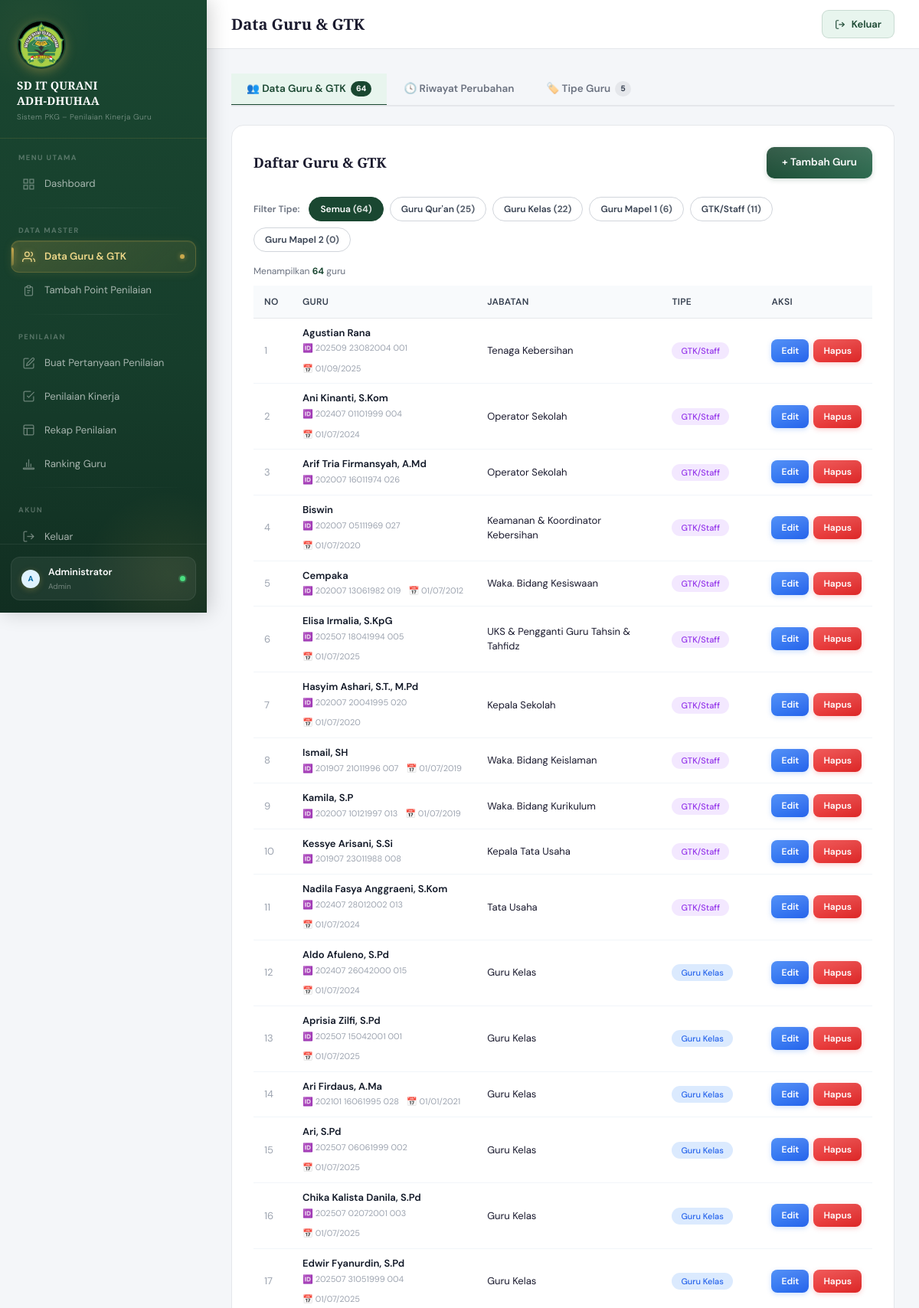
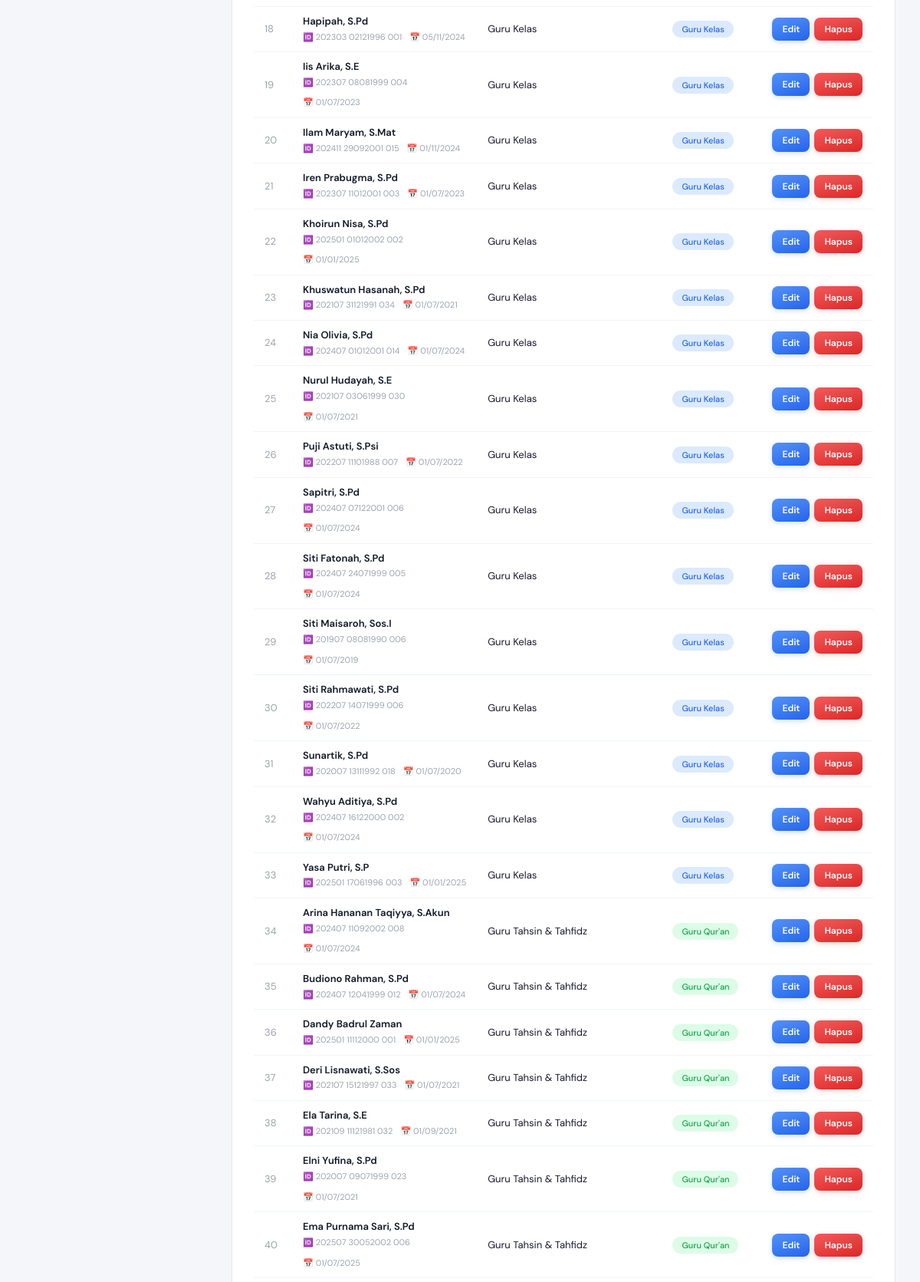
The app's page /guru.php (signed in, upper part) with its own data (2 pictures, top to bottom).
### tables this page shows
CREATE TABLE `guru` (
  `id_guru` int NOT NULL,
  `nama` varchar(100) NOT NULL,
  `nrg` varchar(50) DEFAULT NULL,
  `tmt_guru` date DEFAULT NULL,
  `jabatan` varchar(100) DEFAULT NULL,
  `status_kepegawaian` varchar(100) DEFAULT NULL,
  `tipe` varchar(20) NOT NULL DEFAULT 'guru_kelas' COMMENT 'FK ke tipe_guru.kode',
  `created_at` timestamp NULL DEFAULT CURRENT_TIMESTAMP,
  `updated_at` timestamp NULL DEFAULT CURRENT_TIMESTAMP ON UPDATE CURRENT_TIMESTAMP
);

### includes/config.php (called while the page is built, shortened)
<?php
function sanitize($data) {
    return htmlspecialchars(strip_tags(trim($data)));
}
function getTipeGuru(PDO $pdo): array
{
    if (!isset($GLOBALS['_cache_tipe_guru'])) {
        try {
            $rows = $pdo->query("SELECT kode, label FROM tipe_guru ORDER BY urutan")->fetchAll();
            $result = [];
            foreach ($rows as $row) {
                $result[$row['kode']] = $row['label'];
            }
        } catch (Exception $e) {
            $GLOBALS['_cache_tipe_guru'] = [
                'guru_quran' => "Guru Qur'an",
                'guru_kelas' => 'Guru Kelas',
                'mapel'      => 'Guru Mapel',
                'gtk'        => 'GTK/Staff',
            ];
        }
    }
    return $GLOBALS['_cache_tipe_guru'];
}

### guru.php (the view, shortened to what this page needs)
<?php
require_once 'includes/config.php';
$filterTipeGuru = sanitize($_GET['filter_tipe_guru'] ?? '');
if ($filterTipeGuru) {
    $stmtGuru = $pdo->prepare("SELECT * FROM guru WHERE tipe = ? ORDER BY nama");
    $stmtGuru->execute([$filterTipeGuru]);
    $guruList = $stmtGuru->fetchAll();
} else {
    $guruList = $pdo->query("SELECT * FROM guru ORDER BY tipe, nama")->fetchAll();
}
$tipeList = getTipeGuru($pdo);
$tipeBadgeClass = [
    'guru_quran' => 'badge-quran',
    'guru_kelas' => 'badge-kelas',
    'mapel'      => 'badge-mapel',
    'gtk'        => 'badge-gtk',
];
$tipeLabel = [];
foreach ($tipeList as $kode => $label) {
    $tipeLabel[$kode] = [
        'label' => $label,
        'class' => $tipeBadgeClass[$kode] ?? 'badge-gtk',
    ];
}
$tipeFullList = $pdo->query("
    SELECT t.*,
           (SELECT COUNT(*) FROM guru g WHERE g.tipe = t.kode) AS jumlah_guru,
           (SELECT COUNT(*) FROM komponen k WHERE k.type_guru = t.kode) AS jumlah_komponen
    FROM tipe_guru t ORDER BY t.urutan, t.id_tipe_guru
")->fetchAll();
require_once 'includes/header.php';
?>
<?php $allGuruCountGlobal = $pdo->query("SELECT COUNT(*) FROM guru")->fetchColumn(); ?>
<div class="guru-tabs" role="tablist">
    <button id="tab-data" onclick="switchTab('data')" class="guru-tab active">
        👥 Data Guru & GTK
        <span class="guru-tab-badge"><?= $allGuruCountGlobal ?></span>
    </button>
    <button id="tab-history" onclick="switchTab('history')" class="guru-tab">
        🕓 Riwayat Perubahan
    </button>
    <button id="tab-tipe" onclick="switchTab('tipe')" class="guru-tab">
        🏷️ Tipe Guru
        <span class="guru-tab-badge"><?= count($tipeFullList) ?></span>
    </button>
</div>
<div id="panel-data">
    <div class="data-table-card">
        <div class="card-header-custom" style="flex-wrap:wrap;gap:10px;">
            <div class="card-title-custom">Daftar Guru & GTK</div>
            <button class="btn-primary-custom" onclick="openModal()">+ Tambah Guru</button>
        </div>
        <?php
        $jumlahPerTipe = [];
        foreach ($tipeList as $kode => $label) {
            $stmt = $pdo->prepare("SELECT COUNT(*) FROM guru WHERE tipe = ?");
            $stmt->execute([$kode]);
            $jumlahPerTipe[$kode] = (int)$stmt->fetchColumn();
        }
        ?>
        <div class="filter-chips">
            <span class="filter-chips-label">Filter Tipe:</span>
            <button type="button"
                class="chip <?= $filterTipeGuru === '' ? 'active' : '' ?>"
                onclick="filterByTipe(this, '')">
                Semua <span class="chip-count">(<?= $allGuruCountGlobal ?>)</span>
            </button>
            <?php foreach ($tipeList as $kode => $label):
                $isActive = $filterTipeGuru === $kode;
                $jml = $jumlahPerTipe[$kode] ?? 0;
            ?>
                <button type="button"
                    class="chip <?= $isActive ? 'active' : '' ?>"
                    onclick="filterByTipe(this, '<?= htmlspecialchars($kode) ?>')">
                    <?= htmlspecialchars($label) ?> <span class="chip-count">(<?= $jml ?>)</span>
                </button>
            <?php endforeach; ?>
        </div>
        <div class="result-info">
            Menampilkan <strong id="guruVisibleCount" style="color:var(--hijau);"><?= count($guruList) ?></strong> guru
        </div>
        <div style="overflow-x:auto;">
            <table class="guru-table" id="guruTable">
                <thead>
                    <tr>
                        <th style="width:50px;">No</th>
                        <th>Guru</th>
                        <th>Jabatan</th>
                        <th style="width:130px;">Tipe</th>
                        <th style="width:120px;">Aksi</th>
                    </tr>
                </thead>
                <tbody>
                    <?php foreach ($guruList as $i => $g):
                        $t = $tipeLabel[$g['tipe']] ?? ['label' => $g['tipe'], 'class' => ''];
                    ?>
                        <tr data-tipe="<?= htmlspecialchars($g['tipe']) ?>">
                            <td style="color:#9ca3af;"><?= $i + 1 ?></td>
                            <td>
                                <div class="guru-name"><?= htmlspecialchars($g['nama']) ?></div>
                                <div class="guru-meta">
                                    <?php if (!empty($g['nrg'])): ?>
                                        <span title="NRG">🆔 <?= htmlspecialchars($g['nrg']) ?></span>
                                    <?php endif; ?>
                                    <?php if (!empty($g['tmt_guru'])): ?>
                                        <span title="TMT Guru">📅 <?= date('d/m/Y', strtotime($g['tmt_guru'])) ?></span>
                                    <?php endif; ?>
                                </div>
                            </td>
                            <td><?= htmlspecialchars($g['jabatan'] ?? '-') ?></td>
                            <td><span class="badge-tipe <?= htmlspecialchars($t['class']) ?>"><?= htmlspecialchars($t['label']) ?></span></td>
                            <td>
                                <div class="row-actions">
                                    <button class="btn-primary-custom btn-sm-custom btn-edit" onclick='openEdit(<?= json_encode($g) ?>)'>Edit</button>
                                    <button class="btn-primary-custom btn-sm-custom btn-delete" onclick="confirmDelete(<?= $g['id_guru'] ?>,'guru.php')">Hapus</button>
                                </div>
                            </td>
                        </tr>
                    <?php endforeach; ?>
                </tbody>
            </table>
        </div>
    </div>
</div>
<?php require_once 'includes/footer.php'; ?>

### includes/header.php (style rules this page uses)
:root { --hijau: #1a4731; --hijau-muda: #2d6a4f; --hijau-pale: #e8f5ee; --emas: #c9a84c; --emas-muda: #f0d98a; --krem: #faf7f2; --sidebar-w: 270px; --teks: #1a1a2e; --abu: #6b7280; --border: #e5e7eb; }
* { margin: 0; padding: 0; box-sizing: border-box; }
body { font-family: 'DM Sans', sans-serif; background: #f4f6f9; color: var(--teks); }
.data-table-card { background: #fff; border-radius: 16px; padding: 28px; border: 1px solid var(--border); }
.card-header-custom { display: flex; align-items: center; justify-content: space-between; margin-bottom: 24px; }
.card-title-custom { font-family: 'Playfair Display', serif; font-size: 18px; font-weight: 600; color: var(--teks); }
.btn-primary-custom { display: inline-flex; align-items: center; gap: 8px; padding: 10px 20px; background: linear-gradient(135deg, var(--hijau), var(--hijau-muda)); color: #fff; border: none; border-radius: 10px; font-size: 13.5px; font-weight: 500; cursor: pointer; text-decoration: none; transition: all 0.2s; }
.btn-sm-custom { padding: 6px 14px; font-size: 12px; }
.btn-edit { background: linear-gradient(135deg, #3b82f6, #2563eb); }
.btn-delete { background: linear-gradient(135deg, #ef4444, #dc2626); }
.badge-tipe { padding: 4px 12px; border-radius: 20px; font-size: 11px; font-weight: 500; }
.badge-quran { background: #dcfce7; color: #16a34a; }
.badge-kelas { background: #dbeafe; color: #2563eb; }
.badge-gtk { background: #f3e8ff; color: #9333ea; }
.btn-primary-custom { display: inline-flex; align-items: center; gap: 7px; padding: 10px 20px; background: linear-gradient(135deg, var(--hijau) 0%, var(--hijau-muda) 100%); color: #fff !important; border: none; border-radius: 10px; font-size: 13.5px; font-weight: 600; cursor: pointer; text-decoration: none; transition: all .2s cubic-bezier(.4,0,.2,1); box-shadow: 0 2px 6px rgba(26,71,49,.2); position: relative; overflow: hidden; }
.btn-primary-custom::after { content:''; position:absolute; inset:0; background:linear-gradient(180deg,rgba(255,255,255,.12) 0%,transparent 100%); pointer-events:none; }
.btn-sm-custom { padding: 6px 13px !important; font-size: 12px !important; border-radius: 8px !important; gap: 5px !important; }
.btn-edit { background: linear-gradient(135deg, #3b82f6, #2563eb) !important; box-shadow: 0 2px 6px rgba(59,130,246,.25) !important; }
.btn-delete { background: linear-gradient(135deg, #ef4444, #dc2626) !important; box-shadow: 0 2px 6px rgba(239,68,68,.25) !important; }

### records on screen
guru: nama "Agustian Rana", nrg "202509 23082004 001", tmt_guru "01/09/2025", jabatan "Tenaga Kebersihan", tipe "GTK/Staff"
guru: nama "Ani Kinanti, S.Kom", nrg "202407 01101999 004", tmt_guru "01/07/2024", jabatan "Operator Sekolah", tipe "GTK/Staff"
guru: nama "Arif Tria Firmansyah, A.Md", nrg "202007 16011974 026", jabatan "Operator Sekolah", tipe "GTK/Staff"
guru: nama "Biswin", nrg "202007 05111969 027", tmt_guru "01/07/2020", jabatan "Keamanan & Koordinator Kebersihan", tipe "GTK/Staff"
guru: nama "Cempaka", nrg "202007 13061982 019", tmt_guru "01/07/2012", jabatan "Waka. Bidang Kesiswaan", tipe "GTK/Staff"
guru: nama "Elisa Irmalia, S.KpG", nrg "202507 18041994 005", tmt_guru "01/07/2025", jabatan "UKS & Pengganti Guru Tahsin & Tahfidz", tipe "GTK/Staff"
guru: nama "Hasyim Ashari, S.T., M.Pd", nrg "202007 20041995 020", tmt_guru "01/07/2020", jabatan "Kepala Sekolah", tipe "GTK/Staff"
guru: nama "Ismail, SH", nrg "201907 21011996 007", tmt_guru "01/07/2019", jabatan "Waka. Bidang Keislaman", tipe "GTK/Staff"
guru: nama "Kamila, S.P", nrg "202007 10121997 013", tmt_guru "01/07/2019", jabatan "Waka. Bidang Kurikulum", tipe "GTK/Staff"
guru: nama "Kessye Arisani, S.Si", nrg "201907 23011988 008", jabatan "Kepala Tata Usaha", tipe "GTK/Staff"
guru: nama "Nadila Fasya Anggraeni, S.Kom", nrg "202407 28012002 013", tmt_guru "01/07/2024", jabatan "Tata Usaha", tipe "GTK/Staff"
guru: nama "Aldo Afuleno, S.Pd", nrg "202407 26042000 015", tmt_guru "01/07/2024", jabatan "Guru Kelas", tipe "Guru Kelas"
guru: nama "Aprisia Zilfi, S.Pd", nrg "202507 15042001 001", tmt_guru "01/07/2025", jabatan "Guru Kelas", tipe "Guru Kelas"
guru: nama "Ari Firdaus, A.Ma", nrg "202101 16061995 028", tmt_guru "01/01/2021", jabatan "Guru Kelas", tipe "Guru Kelas"
guru: nama "Ari, S.Pd", nrg "202507 06061999 002", tmt_guru "01/07/2025", jabatan "Guru Kelas", tipe "Guru Kelas"
guru: nama "Chika Kalista Danila, S.Pd", nrg "202507 02072001 003", tmt_guru "01/07/2025", jabatan "Guru Kelas", tipe "Guru Kelas"
guru: nama "Edwir Fyanurdin, S.Pd", nrg "202507 31051999 004", tmt_guru "01/07/2025", jabatan "Guru Kelas", tipe "Guru Kelas"
guru: nama "Hapipah, S.Pd", nrg "202303 02121996 001", tmt_guru "05/11/2024", jabatan "Guru Kelas", tipe "Guru Kelas"
guru: nama "Iis Arika, S.E", nrg "202307 08081999 004", tmt_guru "01/07/2023", jabatan "Guru Kelas", tipe "Guru Kelas"
guru: nama "Ilam Maryam, S.Mat", nrg "202411 29092001 015", tmt_guru "01/11/2024", jabatan "Guru Kelas", tipe "Guru Kelas"
guru: nama "Iren Prabugma, S.Pd", nrg "202307 11012001 003", tmt_guru "01/07/2023", jabatan "Guru Kelas", tipe "Guru Kelas"
guru: nama "Khoirun Nisa, S.Pd", nrg "202501 01012002 002", tmt_guru "01/01/2025", jabatan "Guru Kelas", tipe "Guru Kelas"
guru: nama "Khuswatun Hasanah, S.Pd", nrg "202107 31121991 034", tmt_guru "01/07/2021", jabatan "Guru Kelas", tipe "Guru Kelas"
guru: nama "Nia Olivia, S.Pd", nrg "202407 01012001 014", tmt_guru "01/07/2024", jabatan "Guru Kelas", tipe "Guru Kelas"
guru: nama "Nurul Hudayah, S.E", nrg "202107 03061999 030", tmt_guru "01/07/2021", jabatan "Guru Kelas", tipe "Guru Kelas"
guru: nama "Puji Astuti, S.Psi", nrg "202207 11101988 007", tmt_guru "01/07/2022", jabatan "Guru Kelas", tipe "Guru Kelas"
guru: nama "Sapitri, S.Pd", nrg "202407 07122001 006", tmt_guru "01/07/2024", jabatan "Guru Kelas", tipe "Guru Kelas"
guru: nama "Siti Fatonah, S.Pd", nrg "202407 24071999 005", tmt_guru "01/07/2024", jabatan "Guru Kelas", tipe "Guru Kelas"
guru: nama "Siti Maisaroh, Sos.I", nrg "201907 08081990 006", tmt_guru "01/07/2019", jabatan "Guru Kelas", tipe "Guru Kelas"
guru: nama "Siti Rahmawati, S.Pd", nrg "202207 14071999 006", tmt_guru "01/07/2022", jabatan "Guru Kelas", tipe "Guru Kelas"
guru: nama "Sunartik, S.Pd", nrg "202007 13111992 018", tmt_guru "01/07/2020", jabatan "Guru Kelas", tipe "Guru Kelas"
guru: nama "Wahyu Aditiya, S.Pd", nrg "202407 16122000 002", tmt_guru "01/07/2024", jabatan "Guru Kelas", tipe "Guru Kelas"
guru: nama "Yasa Putri, S.P", nrg "202501 17061996 003", tmt_guru "01/01/2025", jabatan "Guru Kelas", tipe "Guru Kelas"
guru: nama "Arina Hananan Taqiyya, S.Akun", nrg "202407 11092002 008", tmt_guru "01/07/2024", jabatan "Guru Tahsin & Tahfidz", tipe "Guru Qur'an"
guru: nama "Budiono Rahman, S.Pd", nrg "202407 12041999 012", tmt_guru "01/07/2024", jabatan "Guru Tahsin & Tahfidz", tipe "Guru Qur'an"
guru: nama "Dandy Badrul Zaman", nrg "202501 11112000 001", tmt_guru "01/01/2025", jabatan "Guru Tahsin & Tahfidz", tipe "Guru Qur'an"
guru: nama "Deri Lisnawati, S.Sos", nrg "202107 15121997 033", tmt_guru "01/07/2021", jabatan "Guru Tahsin & Tahfidz", tipe "Guru Qur'an"
guru: nama "Ela Tarina, S.E", nrg "202109 11121981 032", tmt_guru "01/09/2021", jabatan "Guru Tahsin & Tahfidz", tipe "Guru Qur'an"
guru: nama "Elni Yufina, S.Pd", nrg "202007 09071999 023", tmt_guru "01/07/2021", jabatan "Guru Tahsin & Tahfidz", tipe "Guru Qur'an"
guru: nama "Ema Purnama Sari, S.Pd", nrg "202507 30052002 006", tmt_guru "01/07/2025", jabatan "Guru Tahsin & Tahfidz", tipe "Guru Qur'an"

### other values on screen
substr($user['nama_lengkap'], 0, 1) "A"
$user['nama_lengkap'] "Administrator"
str_replace('_', ' ', $user['role']) "Admin"
$pageTitle "Data Guru & GTK"
$allGuruCountGlobal "64"
count($tipeFullList) "5"
$label "Guru Qur'an"
$jml "25"
$label "Guru Kelas"
$jml "22"
$label "Guru Mapel 1"
$jml "6"
$label "GTK/Staff"
$jml "11"
$label "Guru Mapel 2"
